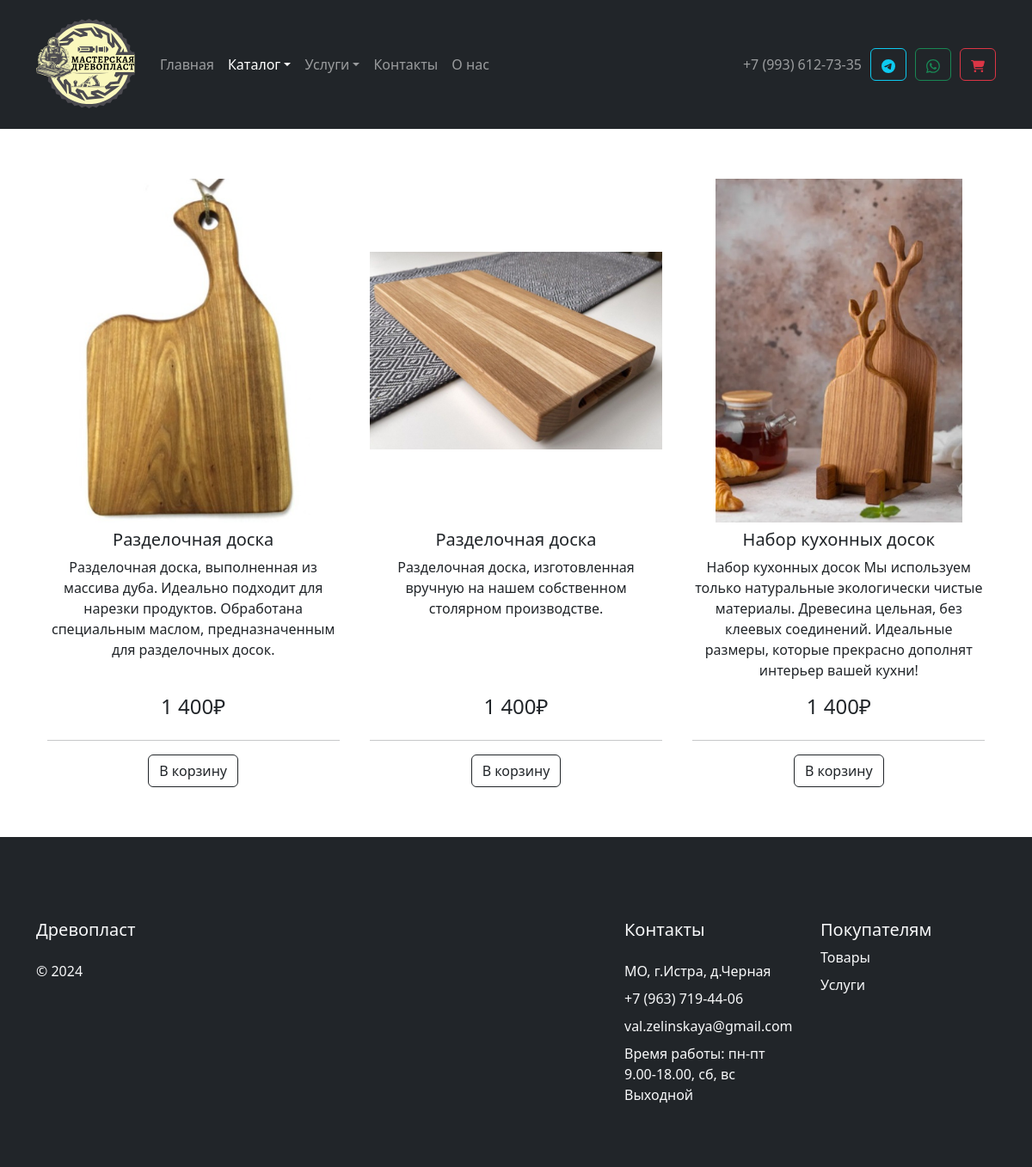
The app's page /catalog/restaurant/products.php with its own data.
### tables this page shows
CREATE TABLE `products_restaurant` (
  `id` int(10) NOT NULL,
  `article` varchar(20) NOT NULL,
  `name` varchar(100) NOT NULL,
  `short_description` varchar(200) NOT NULL COMMENT 'Краткое описание',
  `full_description` text NOT NULL COMMENT 'Полное описание',
  `category` int(5) NOT NULL,
  `subcategory` int(5) DEFAULT NULL,
  `image` varchar(100) NOT NULL,
  `other_images` varchar(1000) DEFAULT NULL COMMENT 'Остальные изображения',
  `price` float NOT NULL,
  `opt_price` float NOT NULL,
  `length` int(10) NOT NULL COMMENT 'Длина',
  `height` int(10) NOT NULL COMMENT 'Высота',
  `width` int(10) NOT NULL COMMENT 'Ширина',
  `weight` float NOT NULL COMMENT 'Вес',
  `color` varchar(30) NOT NULL
);

### catalog/restaurant/products.php (the view, shortened to what this page needs)
<?
include_once $_SERVER['DOCUMENT_ROOT'] . "/modules/header.php";
require($_SERVER['DOCUMENT_ROOT'] . '/database/db.php');
$subcategory = $_GET['sub'];
if ($subcategory) {
  $sql = "SELECT * FROM products_restaurant WHERE subcategory = $subcategory";
} else {
  $sql = "SELECT * FROM products_restaurant";
}
$result = $conn->query($sql);
if ($result->num_rows != 0) {
  $products = $result->fetch_all(MYSQLI_ASSOC);
}
?>
<div class="container my-5" style="flex: 1;">
  <div class="ki-product-card-wrapper d-flex justify-content-around">
    <?php foreach ($products as $product): ?>
      <div class="ki-product-card text-center">
        <a href="<?= '/catalog/restaurant/product?id=' . $product['id'] ?>" class="ki-product-card-link">
          <div class="ki-card-image-wrapper">
            <img class="ki-card-image" src=<?= '/assets/images/catalog/restaurant/' . $product['image'] ?> alt=<?= $product['name'] ?>>
          </div>
          <div class="ki-card-description d-flex flex-column mt-2">
            <p class="ki-card-title h5"><?= $product['name'] ?></p>
            <p class="ki-card-text"><?= $product['short_description'] ?></p>
            <p class="ki-card-price h4"><?= number_format($product['price'], 0, '.', ' ') . '₽'; ?></p>
          </div>
          <div class="ki-card-footer">
            <hr>
            <button type="button" class="btn btn-outline-dark" onclick="onBtnClick(event, <?= $product['id'] ?>, '<?= $product['name'] ?>' , '<?= $product['article'] ?>', <?= $product['price'] ?> )">В корзину</button>
          </div>
        </a>
      </div>
    <?php endforeach; ?>
  </div>
</div>
<? include_once $_SERVER['DOCUMENT_ROOT'] . "/modules/footer.php"; ?>

### assets/css/style.css (style rules this page uses)
body { min-height: 100vh; display: flex; flex-direction: column; }
.ki-product-card-wrapper { width: 100%; flex-wrap: wrap; gap: 10px; }
.ki-product-card { max-width: 360px; padding: 10px; transition: all .3s; }
.ki-product-card-link { text-decoration: none; color: var(--bs-body-color); display: flex; flex-direction: column; height: 100%; }
.ki-card-image-wrapper { height: 400px; display: flex; align-items: center; justify-content: center; }
.ki-card-image { max-width: 100%; max-height: 100%; }
.ki-card-description, .ki-card-text { flex: 1; }

### records on screen
products_restaurant: image (picture), name "Разделочная доска", short_description "Разделочная доска, выполненная из массива дуба. Идеально подходит для нарезки продуктов. Обработана специальным маслом, предназначенным для разделочных досок.", price "1 400"
products_restaurant: image (picture), name "Разделочная доска", short_description "Разделочная доска, изготовленная вручную на нашем собственном столярном производстве.", price "1 400"
products_restaurant: image (picture), name "Набор кухонных досок", short_description "Набор кухонных досок Мы используем только натуральные экологически чистые материалы. Древесина цельная, без клеевых соединений. Идеальные размеры, которые прекрасно дополнят интерьер вашей кухни!", price "1 400"
